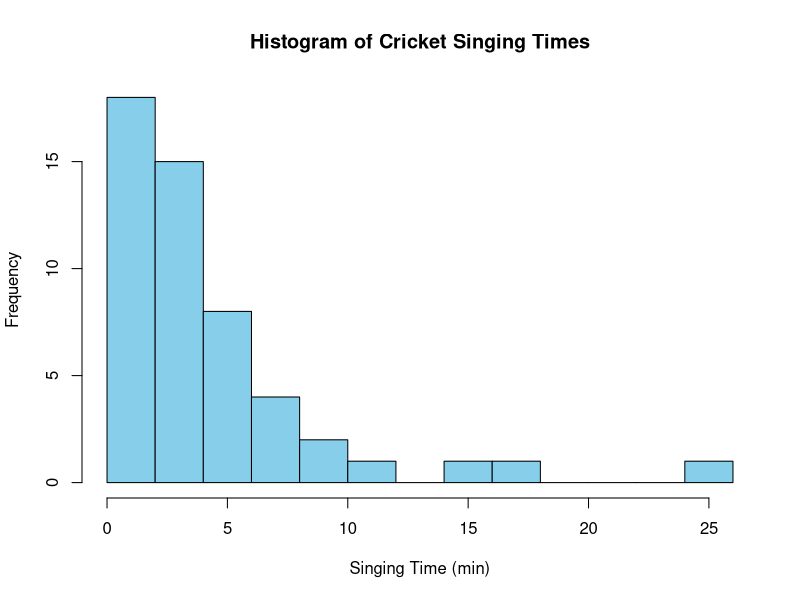

The R source for this figure:
# page no 53
singing_times <- c(4.3, 3.9, 17.4, 2.3, 0.8, 1.5, 0.7, 3.7,
                   24.1, 9.4, 5.6, 3.7, 5.2, 3.9, 4.2, 3.5,
                   6.6, 6.2, 2.0, 0.8, 2.0, 3.7, 4.7,
                   7.3, 1.6, 3.8, 0.5, 0.7, 4.5, 2.2,
                   4.0, 6.5, 1.2, 4.5, 1.7, 1.8, 1.4,
                   2.6, 0.2, 0.7, 11.5, 5.0, 1.2, 14.1,
                   4.0, 2.7, 1.6, 3.5, 2.8, 0.7, 8.6)
hist(singing_times, breaks = 10, col = "skyblue",
     main = "Histogram of Cricket Singing Times",
     xlab = "Singing Time (min)", ylab = "Frequency")
